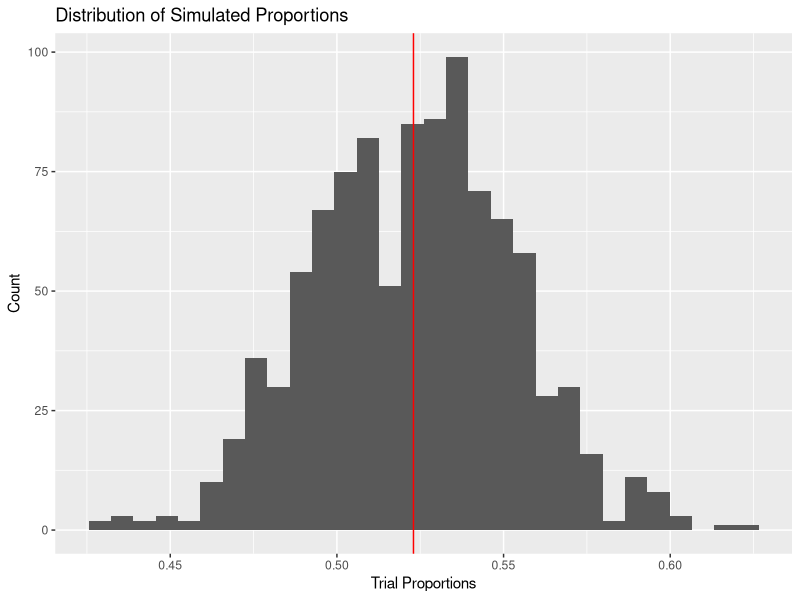
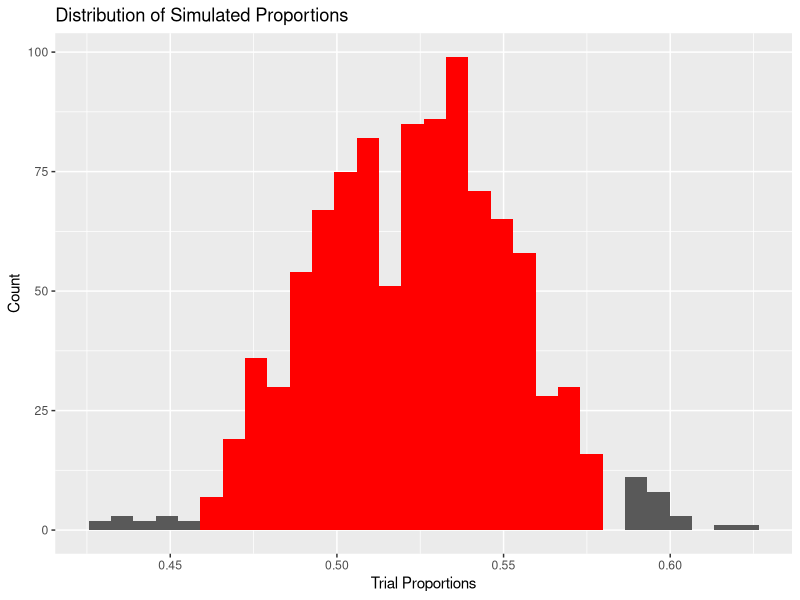

Reproduce these figures in R, in order. (Note: this script raises an error after producing the figures.)
## ---- chunk 1
knitr::opts_chunk$set(echo = TRUE, warning = FALSE, message = FALSE)
knitr::opts_chunk$set(out.width= "70%", out.height= "70%", fig.align = "center") 
## ---- chunk 2
library(tidyverse)

replications_dataframe = NULL

num_reps = 1000

sample_size = 135 + 148

sample_stat =  148 / (135 + 148)

for (i in 1:num_reps){
  
  trial = sample(x = c(1,0),
                 size = sample_size,
                 prob = c(sample_stat, 1-sample_stat),
                 replace = TRUE)

  trial_proportion = sum(trial)/sample_size
  
  replications_dataframe = rbind(replications_dataframe, data.frame(trial_proportion))
}

replications_dataframe %>%
  ggplot(aes(x = trial_proportion)) +
  geom_histogram() +
  labs(x = "Trial Proportions", y = "Count", title = "Distribution of Simulated Proportions") +
  geom_vline(xintercept = sample_stat, color = "red")
## ---- chunk 3
#A lot of "instructional purpose" code here... and a little bit of 2SD cheating
below <- replications_dataframe %>%
  filter(trial_proportion <= (mean(trial_proportion) - 2*sd(trial_proportion)))

middle <- replications_dataframe %>%
  filter(trial_proportion >= (mean(trial_proportion) - 2*sd(trial_proportion))) %>%
  filter(trial_proportion <= (mean(trial_proportion) + 2*sd(trial_proportion)))

above <- replications_dataframe %>%
  filter(trial_proportion >= (mean(trial_proportion) + 2*sd(trial_proportion)))

ggplot(data = below, aes(x = trial_proportion)) +
  geom_histogram() +
  geom_histogram(data = middle, fill = "red") +
  geom_histogram(data = above) +
  labs(x = "Trial Proportions", y = "Count", 
       title = "Distribution of Simulated Proportions")

## ---- chunk 4
#Calculate "SD of Statistic"
standard_error = sqrt((sample_stat * (1-sample_stat))/sample_size)

lower = sample_stat - 2 * standard_error

upper = sample_stat + 2 * standard_error

#Fancier than you need 
paste("(",lower, ",", upper, ")")
## ---- chunk 5
ggplot(NULL, aes(x = c(0.25, 0.75))) +
  stat_function(fun = dnorm, 
                args = list(mean = sample_stat, sd = standard_error)) +
    stat_function(fun = dnorm, 
                args = list(mean = sample_stat, sd = standard_error), 
                xlim = c(lower, upper),
                geom = "area", fill = "red") +
  labs(x = "", y = "") + theme_classic() +
  scale_y_continuous(breaks = NULL)
## ---- chunk 6
#Left critical value
qnorm(0.025)
  
#Right critical value
qnorm(0.975)

lower = sample_stat + qnorm(0.025) * standard_error

upper = sample_stat + qnorm(0.975) * standard_error

paste("(",lower, ",", upper, ")")
## ---- chunk 7
lower = qnorm(0.025, mean = sample_stat, sd = standard_error)

upper = qnorm(0.975, mean = sample_stat, sd = standard_error)

paste("(",lower, ",", upper, ")")

replications_dataframe %>% 
  ggplot(aes(x = trial_proportion)) +
  geom_histogram(aes(y = ..density..)) +
  stat_function(fun = dnorm, 
                args = list(mean = sample_stat, sd = standard_error),
                color = "blue") +
  geom_vline(xintercept = lower, color = "red") +
  geom_vline(xintercept = upper, color = "red") +
  labs(x = "Trial Proportions", y = "Density", 
       title = "Distribution of Simulated Proportions")
